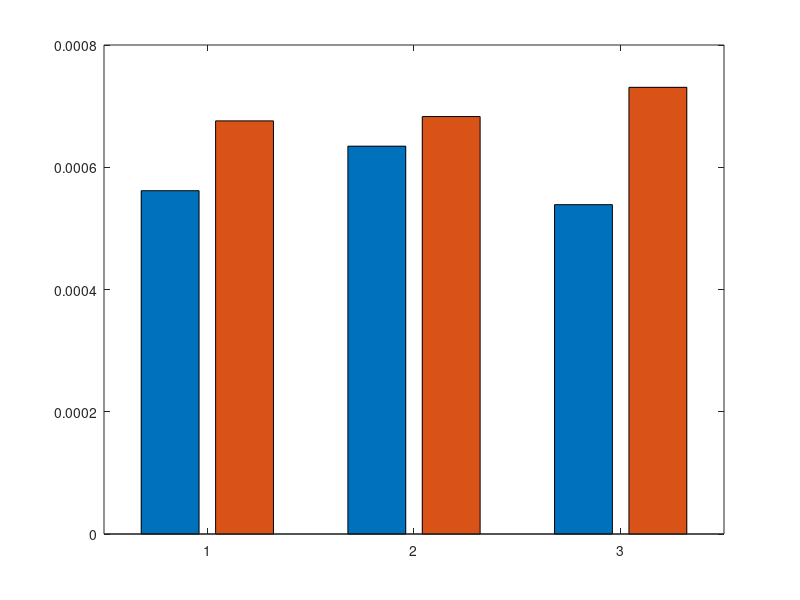

This figure's MATLAB source: (Note: this script raises an error after producing the figure.)
% Provided means and confidence intervals
%total time
% y = [0.4643623730961923, 0.892800181877; 1.363369901888, 1.475816080813; 1.2832021655967907, 2.0995406453570005];
% err = [0.010726900991798408, 0.019598923211712353; 0.0397532772447556, 0.039758636844247616; 0.2809848289627865, 0.05796132478029528];
%hmac
 %y = [0.0002093107244488978, 0.00020591307200000002; 0.00020945549899999998, 0.000208220967; 0.00021399012838515548, 0.00023411869199999998];
 %err = [2.301790065783092e-06, 1.98345245825602e-06; 2.013716501333035e-06, 2.343619313212173e-06; 1.8910709824104726e-06, 3.781265302244271e-06];
%AES-GCM
y = [0.0005616671097780278, 0.0006758770942687988; 0.0006344671249389649, 0.0006829409599304199; 0.0005388169016020229, 0.0007307648658752442];
err = [2.9290171717760046e-05, 3.890340987341698e-05; 2.9463592781056343e-05, 2.9216575361843346e-05; 2.4898590240741243e-05, 4.9957326574023144e-05];

% Categories
categories = {'15 m', '30 m'};
sessions = {'25%', '50%', '75%'};
% Custom colors for bars
barColors = [0.4 0.4 0.4; 0.8 0.8 0.8];
% Plot
fig = figure(1); clf; 
hb = bar(y); % get the bar handles
hold on;
% Set custom colors for bars
for k = 1:size(y, 2)
    hb(k).FaceColor = barColors(k, :);
end
% Aligning error bars to individual bar within groups
groupwidth = min(0.8, 2/(2+1.5));
for k = 1:size(y, 2)
    xpos = (1:size(y, 1)) - groupwidth/2 + (2*k-1) * groupwidth / (2*size(y, 2));
    errorbar(xpos, y(:, k), err(:, k), 'LineStyle', 'none', 'Color', 'k', 'LineWidth', 1);
end
grid on;
% Set Axis properties
set(gca, 'xticklabel', sessions);
ylim([0, max(y(:)) + 0.0004]);  % Adjust ylim based on your data
%ylabel('HMAC Comparison Time [s]');
ylabel('AES-GCM Encryption Time [s]');
xlabel('Noise level');

% Add legend and customize as needed
legend(categories, 'Location', 'bestoutside');
set(gca, 'Fontsize', 25);
orient(fig, 'landscape');
% Save the figure as a PDF with legend outside the plot
set(gcf, 'PaperUnits', 'inches', 'PaperPosition', [0 0 8 6]); % Adjust size if needed
% print(fig, '-bestfit', 'totaltime_fullysecure','-dpdf');
%print(fig, '-bestfit', 'HMAC_Comparison_fullysecure','-dpdf');
print(fig, '-bestfit', 'AES_GCM_fullysecure','-dpdf');

